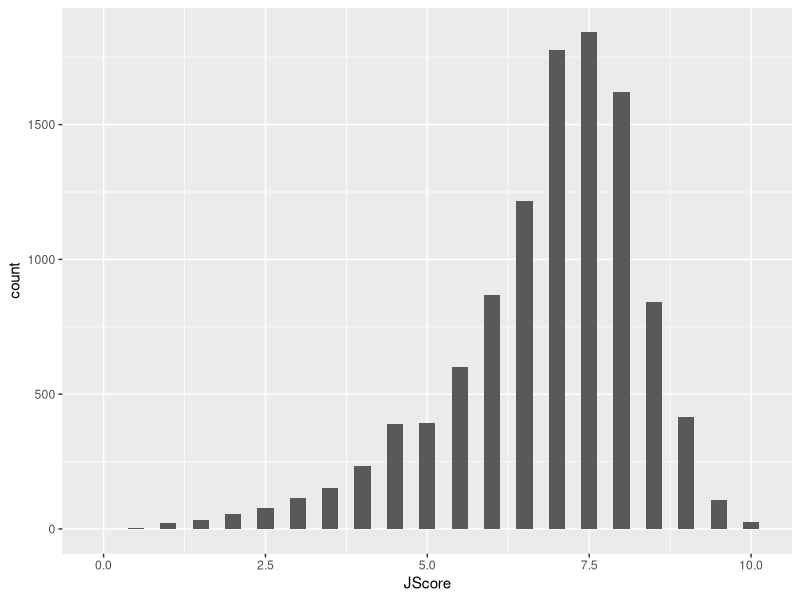
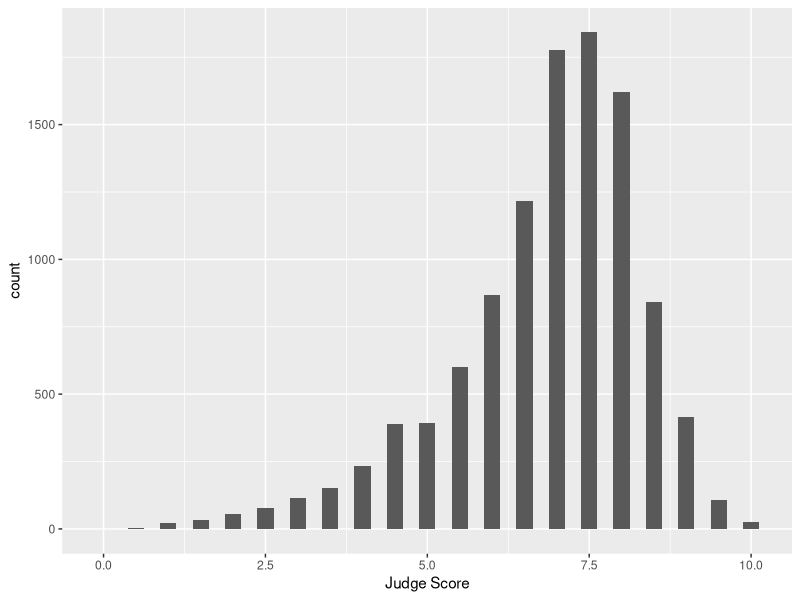
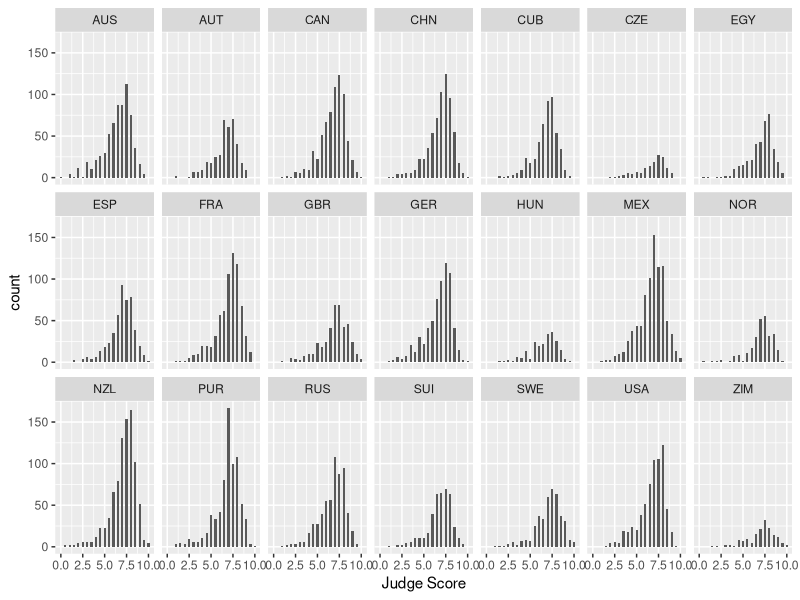
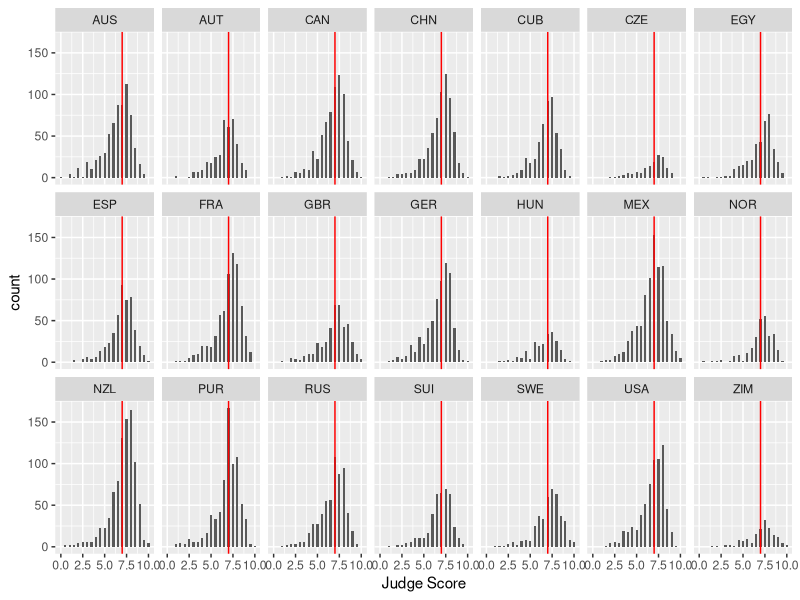
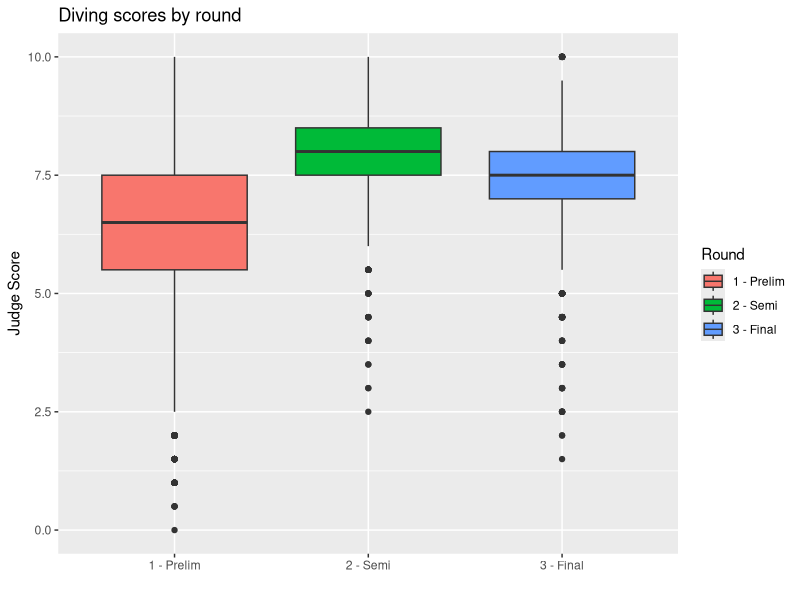
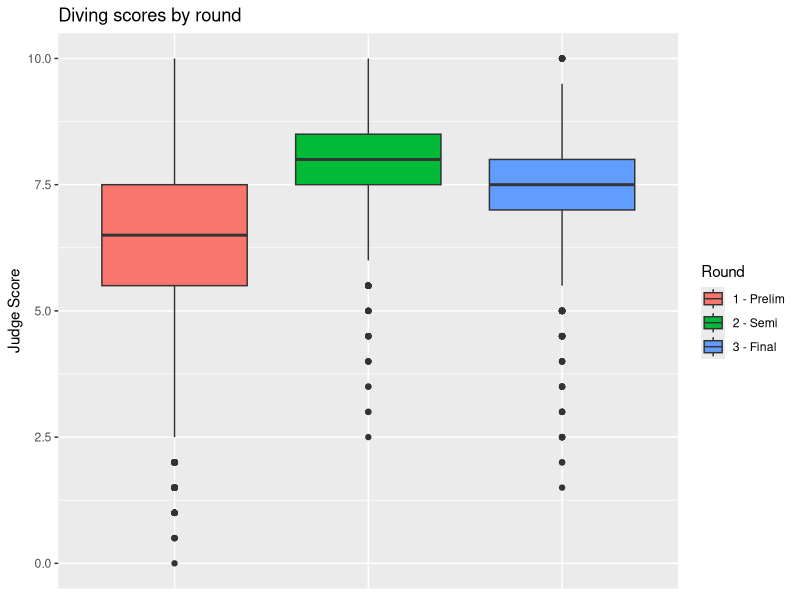
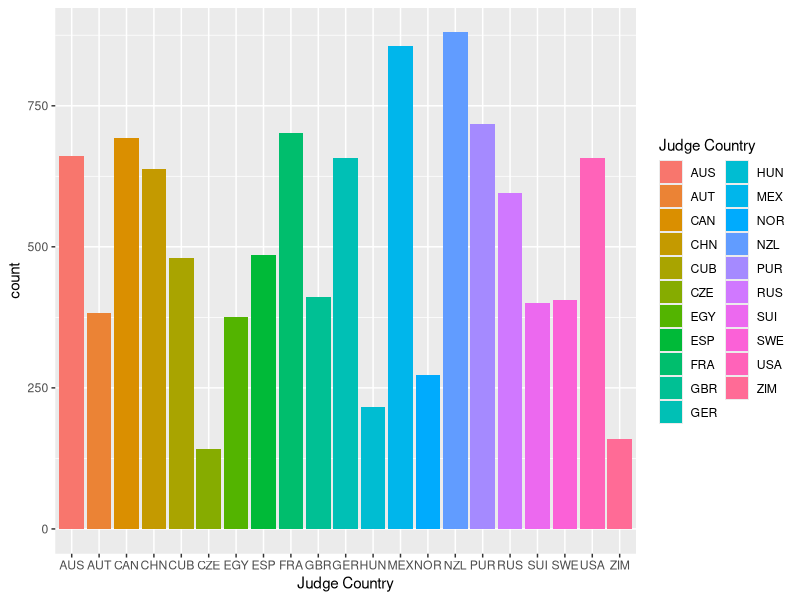
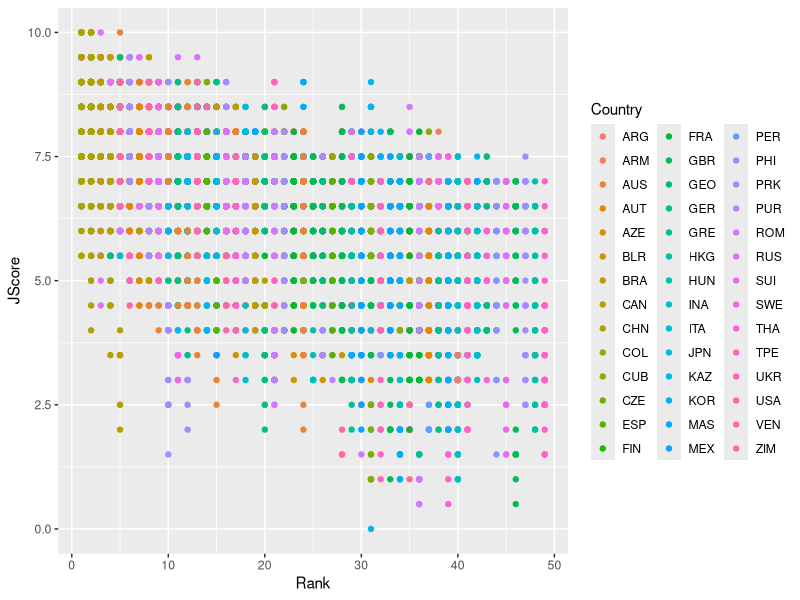

R code for these plots, in order:
## ---- chunk 1
knitr::opts_chunk$set(echo = TRUE, comment = "", prompt = TRUE, collapse = TRUE, tidy=TRUE, fig.align = "center")
library(tidyverse)
## ---- chunk 2
library(tidyverse)
diving <- read_csv("data/diving.csv")
## ---- chunk 3
diving_hist <- ggplot(data = diving)
## ---- chunk 4
diving_hist <- 
  diving_hist + 
  geom_histogram(aes(x = JScore), binwidth = 0.25)

diving_hist
## ---- chunk 5
diving_hist <- 
  diving_hist + 
  labs(x = "Judge Score")
diving_hist
## ---- chunk 6
diving_hist <- 
  diving_hist + 
  facet_wrap(~ JCountry, nrow = 3)
diving_hist
## ---- chunk 7
median_score <- median(diving[["JScore"]])
diving_hist <- 
  diving_hist + 
  geom_vline(xintercept = median_score, color = "red")
diving_hist
## ---- chunk 8
diving_box <- ggplot(data = diving)
diving_box <- 
  diving_box + 
  geom_boxplot(aes(x = Round, y = JScore, fill = Round))
diving_box <- 
  diving_box + 
  labs(title = "Diving scores by round", x = "", y = "Judge Score", fill = "Round")
diving_box
## ---- chunk 9
diving_box <- diving_box + 
  theme(axis.title.x = element_blank(), axis.text.x = element_blank(), axis.ticks.x = element_blank())
diving_box
## ---- chunk 10
bar <- ggplot(data = diving)
bar <- bar + geom_bar(aes(x = JCountry, fill = JCountry))
bar <- bar + labs(x = "Judge Country", fill = "Judge Country")
bar
## ---- chunk 11
coeff = lm(JScore ~ Rank, data = diving)$coefficients
round(coeff, 1)
# (Intercept)      JScore 
#       8.1        -0.1 
## ---- chunk 12
scatter <- ggplot(data = diving)
scatter <- scatter + geom_point(aes(x = Rank, y = JScore, color = Country))
scatter
## ---- chunk 13
scatter <- scatter + geom_abline(intercept = 8.1, slope = -0.1, color = "red")
scatter
## ---- chunk 14
judges <- ggplot(data = diving, aes(x = Judge, y = JScore))
judges <- judges + stat_summary(fun.data = mean_se)
judges <- judges + labs(y = "Judge Score")
judges
## ---- chunk 15
judges <- judges + coord_flip()
judges
## ---- chunk 16
scatter <- ggplot(data = diving)
scatter <- scatter + geom_point(aes(x = Rank, y = JScore, color = Difficulty))
scatter <- scatter + scale_color_distiller(palette = "OrRd", direction = 1)
scatter
## ---- chunk 17
hist <- ggplot(data = diving)
hist <- hist + geom_bin2d(aes(x = Rank, y = Difficulty))
hist <- hist + scale_fill_distiller(palette = "Spectral")
hist
